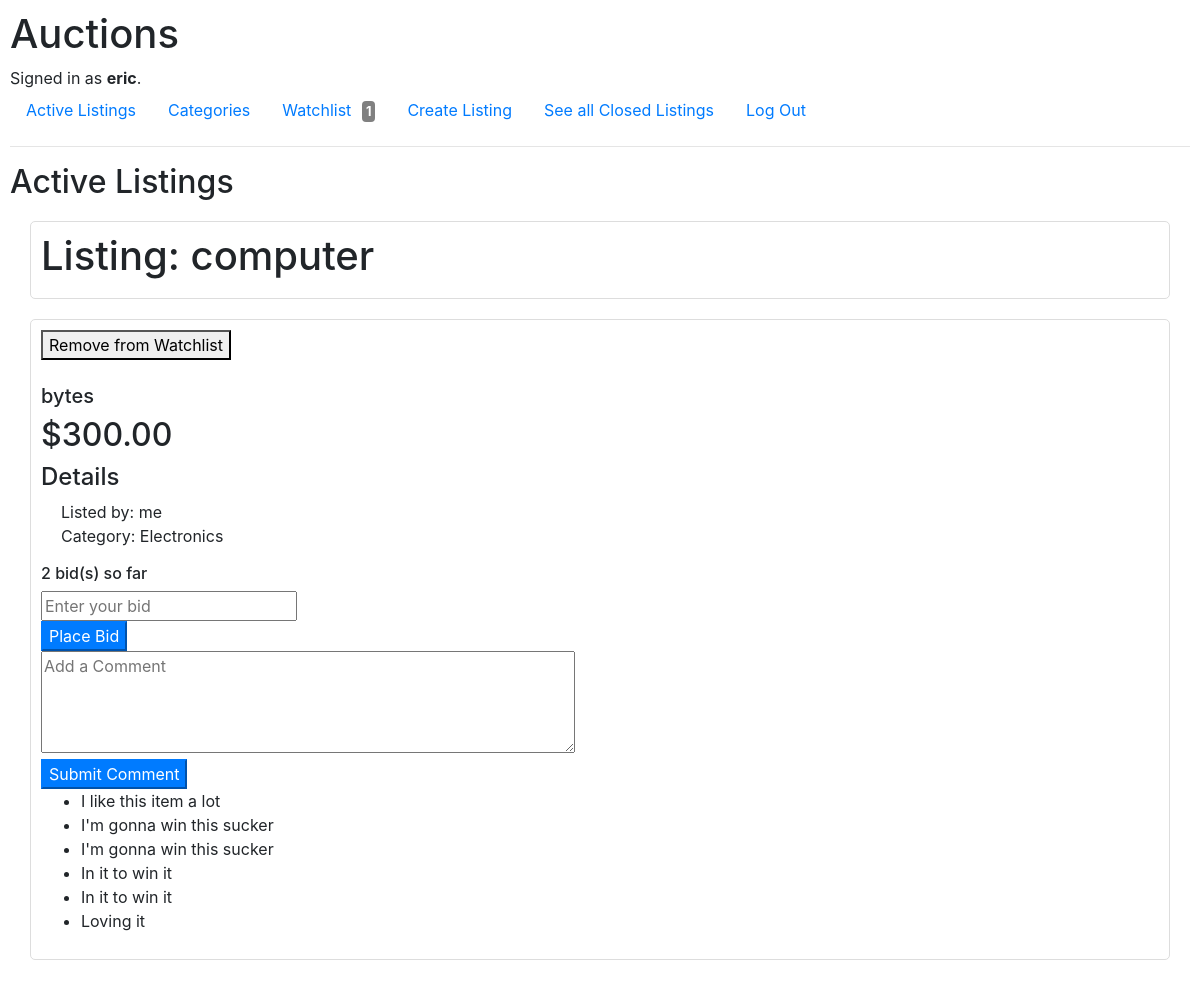
The app's page /listing/33/ (signed in), older data.
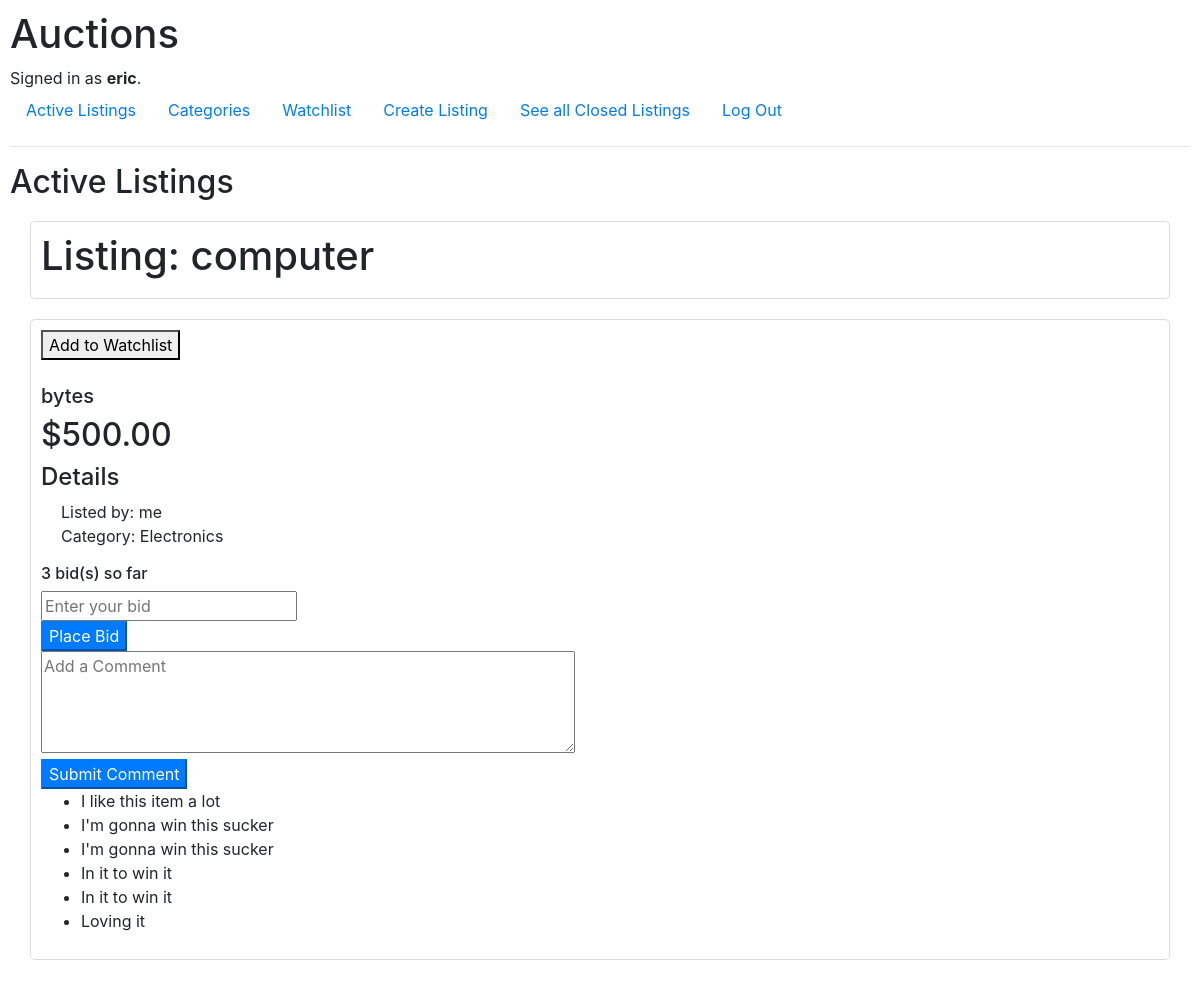
The same page, newer data.
### auctions/models.py (models this page shows)
class Bids(models.Model):
    listing = models.ForeignKey("Listings", on_delete=models.CASCADE, related_name="bids")
    bid_amount = models.DecimalField(max_digits=10, decimal_places=2)
    timestamp = models.DateTimeField(auto_now_add=True)
    bidder = models.ForeignKey(settings.AUTH_USER_MODEL, on_delete=models.CASCADE, related_name="bids")

### auctions/views.py (the view)
# urls.py: path("listing/<int:listing_id>/", views.individual_listing, name = "individual_listing"),
def individual_listing(request, listing_id): #to show an individual listing from index.html hyperlink
    listing = Listings.objects.get(pk=listing_id)
    current_bid = get_current_bid(listing)
    if current_bid:
        current_bidder = Bids.objects.get(listing=listing, bid_amount=current_bid).bidder
    else:
        current_bidder = None
    context = get_listing_context(listing_id)
    context['current_bid'] = current_bid
    context['current_bidder'] = current_bidder
    context['watchlist_item_count'] = request.user.watchlist_item_count
    context['watchlist_status'] = listing in request.user.watchlist.filter(active_status=True)
    context['comments'] = listing.comments.all()
    return render(request, "auctions/listing.html", context)

### auctions/context_processors.py (called while the page is built)
def watchlist_item_count(request):
    if request.user.is_authenticated:
        count = Listings.objects.filter(watchlist_status=True).count()
    else:
        count = 0
    return {
        'watchlist_item_count': count
    }

### auctions/helpers.py (called while the page is built)
def get_current_bid(listing):
    current_bid = listing.bids.order_by('-timestamp').first()
    return current_bid.bid_amount if current_bid else listing.starting_bid

def get_listing_context(listing_id):
    listing = Listings.objects.get(id=listing_id)
    return {
        "listing": listing,
        "title": listing.title,
        "photo_url": listing.photo_url,
        "item_detail": listing.item_detail,
        "current_bid": listing.bids.order_by('-timestamp').first().bid_amount if listing.bids.exists() else None,
        "listed_by": listing.listed_by,
        "category": listing.category,
        "bid_count": listing.bids.count(),
        "active_status": listing.active_status,
        "watchlist_status": listing.watchlist_status,
        "starting_bid": listing.starting_bid,
        "winner": listing.winner,
    }

### auctions/models.py (called while the page is built)
    def __str__(self):
        return self.name

    @property
    def watchlist_item_count(self):
        return self.watchlist.count()

### auctions/templates/auctions/listing.html (shortened to what this page needs)
{% extends "auctions/layout.html" %}
{% block body %}
    <h2>Active Listings</h2>
    <div class="listing">
        <h1>Listing: {{ title }}</h1>
    </div>
    <div class="listing">
        {% if not watchlist_status %}
            <form method="POST" action="{% url 'add_to_watchlist' listing.id %}">
                <button type="submit">Add to Watchlist</button>
            </form>
        {% else %}
            <form method="POST" action="{% url 'remove_from_watchlist' listing.id %}">
                <button type="submit">Remove from Watchlist</button>
            </form>
        {% endif %}
        <div class="listing-image">
        </div>
        <h5>{{ item_detail }}</h5>
        <h2>${{ current_bid }}</h2>
        <h4>Details</h4>
        <ul style="list-style-type: none; padding-left: 20px;">
            <li>Listed by: {{ listed_by.username }} </li>
            <li>Category: {{ category }} </li>
        </ul>
        <h6> {{ bid_count }} bid(s) so far
        </h6>
        <form method="POST" action="{% url 'add_bid' listing.id %}">
            <div>
                <input type="number" name="bid_amount" step="0.01" min="0" placeholder="Enter your bid" required>
            </div>
            <div>
                <button type="submit" class="btn-primary">Place Bid</button>
            </div>
        </form>
        <form method="POST" action="{% url 'add_comment' listing.id %}">
            <div>
                <textarea name="comment" placeholder="Add a Comment" rows="4" cols="50"></textarea>
            </div>
            <div>
                <button type="submit" class="btn-primary">Submit Comment</button>
            </div>
        </form>
        {% if comments %}
            <ul>
                {% for comment in comments %}
                    {% if comment.text %}
                        <li>{{ comment.text }}</li>
                    {% endif %}
                {% endfor %}
            </ul>
        {% endif %}
    </div>
{% endblock %}

### auctions/templates/auctions/layout.html (shortened to what this page needs)
{% load static %}
<!DOCTYPE html>
<html lang="en">
    <head>
        <link rel="stylesheet" href="https://stackpath.bootstrapcdn.com/bootstrap/4.4.1/css/bootstrap.min.css">
        <link href="{% static 'auctions/styles.css' %}" rel="stylesheet">
    </head>
    <body>
        <h1>Auctions</h1>
        <div>
            {% if user.is_authenticated %}
                Signed in as <strong>{{ user.username }}</strong>.
            {% else %}
                Not signed in.
            {% endif %}
        </div>
        <ul class="nav">
            <li class="nav-item">
                <a class="nav-link" href="{% url 'index' %}">Active Listings</a>
            </li>
            {% if user.is_authenticated %}
                <li class="nav-item">
                    <a class="nav-link" href="{% url 'categories' %}">Categories</a>
                </li>
                <li class="nav-item">
                    <a class="nav-link" href="{% url 'watchlist' %}">Watchlist
                        {% if watchlist_item_count %}
                        <span class="watchlist-count" style="background-color: grey; color: white; border-radius: 4px; padding: 0.2em 0.3em; font-size: 0.8em; margin-left: 0.5em; width: 18px; height: 20px; text-align: center; line-height: 1.2; font-weight: bold;">
                            {{ watchlist_item_count }}
                        </span>
                        {% endif %}
                    </a>
                </li>
                <li class="nav-item">
                    <a class="nav-link" href="{% url 'create_listing' %}">Create Listing</a>
                </li>
                <li class="nav-item">
                    <a class="nav-link" href="{% url 'closed_listings' %}">See all Closed Listings</a>
                </li>
                <li class="nav-item">
                    <a class="nav-link" href="{% url 'logout' %}">Log Out</a>
                </li>
            {% endif %}
        </ul>
        <hr>
        {% block body %}
        {% endblock %}
    </body>
</html>

Row changes from the older to the newer data that the page shows:
no longer on this page (row unchanged): Bids: bid_amount "300.00"
added Bids: bid_amount "500.00"
Text that changed along with them:
{{ bid_count }}: "2" → "3"
{{ watchlist_item_count }}: "1" → (not shown)
text no longer shown: "Remove from Watchlist"
text now shown: "Add to Watchlist"
